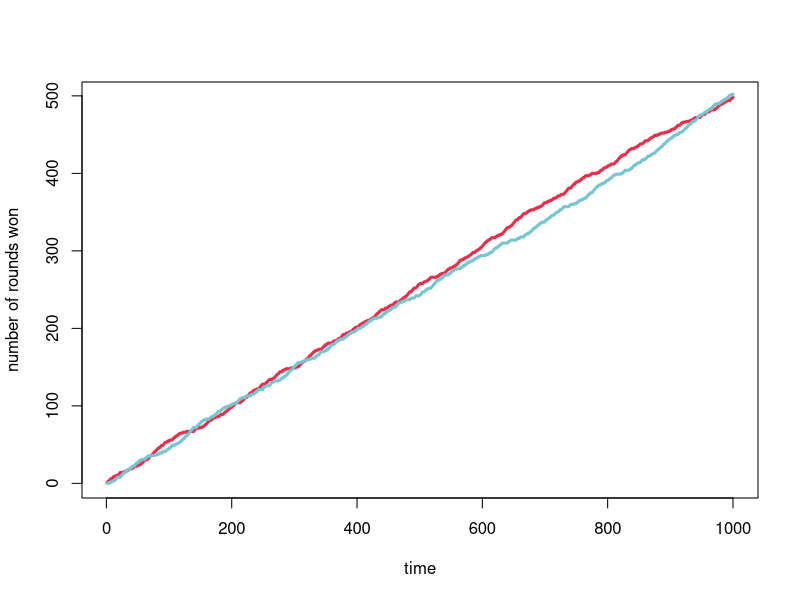
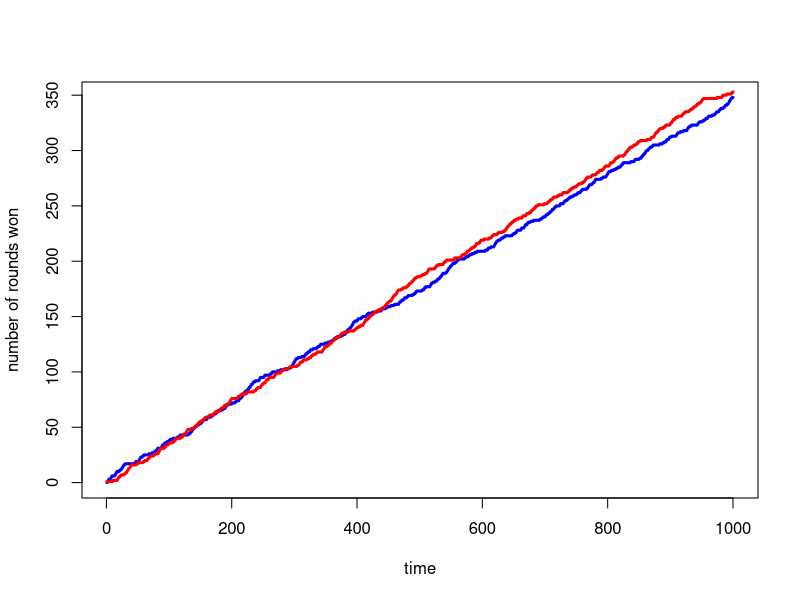

These charts were generated, in order, by the following R code:
## ---- chunk 1
knitr::opts_chunk$set(echo = TRUE)
## ---- chunk 2
#Function to reset the results
setup <- function() {
  return(data.frame(
  id = 1:2,
  strategy = NA,
  num_wins = 0
  ))
}

#Function to set each agent's Strategy
chooseStrategy <- function(ind){
  strats <- sample(x = 1:3, size = nrow(ind)) # 1:Paper, 2:Scissors, 3:Rock
  ind$strategy <- strats
  return(ind)
}

# Function to play strategy
playStrategy <- function(ind) {
  if (ind$strategy[1] == ind$strategy[2]) { # Do nothing if they have the same strategy
  } else{
  #in the case that one chose Rock and the other paper:
  if (any(ind$strategy == 3) && any(ind$strategy == 1)) {
  tmp <- ind[ind$strategy == 1, "id"]
  ind[tmp, "num_wins"] <- ind[tmp, "num_wins"] + 1
  } else{
  #for the two other cases, the better weapon wins:
  tmp <- which(ind[, "strategy"] == max(ind[, "strategy"]))
  ind[tmp, "num_wins"] <- ind[tmp, "num_wins"] + 1
  }
  }
  return(ind)
}

#Running the simulation
rounds <- 1000 # Set 1k rounds
indDF <- setup() # Initiate vector for results
dat <- matrix(NA, rounds, 2)
for (i in 1:rounds) {
  indDF <- chooseStrategy(indDF)
  indDF <- playStrategy(indDF)
  dat[i,] <- indDF$num_wins
  i <- i + 1
}

#Visualize results
plot(
  dat[, 1],
  type = 'l',
  col = '#EA2E49',
  lwd = 3,
  xlab = 'time',
  ylab = 'number of rounds won'
)
lines(dat[, 2], col = '#77C4D3', lwd = 3)

## ---- chunk 3
chooseStrategy2 <- function(ind){
strats <- sample(x=1:3, size=1) # 1:Paper, 2:Scissors, 3:Rock
ind$strategy[2] <- strats
return(ind)
}

rounds <- 1000
repetitions <- 100
dat <- matrix(NA, rounds, 2)
res2 <- c()
for(j in 1:repetitions){
indDF <- setup()
indDF[1,"strategy"] <- sample(1:3,1)
for(i in 1:rounds){
indDF <- chooseStrategy2(indDF)
indDF <- playStrategy(indDF)
dat[i,] <- indDF$num_wins
i <- i+1
}
res2 <- c(res2, which(indDF[,"num_wins"]==max(indDF[,"num_wins"])))
j <- j+1
}
 
plot(dat[,1], type='l', col='blue', lwd=3, xlab='time', ylab='number of rounds won')
lines(dat[,2], col='red', lwd=3)
 
# for comparison let's calculate the winning vector for both players switch strategies:
 
res1 <- c()
for(j in 1:repetitions){
indDF <- setup()
for(i in 1:rounds){
indDF <- chooseStrategy(indDF)
indDF <- playStrategy(indDF)
dat[i,] <- indDF$num_wins
i <- i+1
}
res1 <- c(res1, which(indDF[,"num_wins"]==max(indDF[,"num_wins"])))
j <- j+1
}
 
# and the winner is:
t.test(res1,res2)
 
##
## Welch Two Sample t-test
##
## data: res1 and res2
## t = 0.5579, df = 202, p-value = 0.5775
## alternative hypothesis: true difference in means is not equal to 0
## 95 percent confidence interval:
## -0.09938468 0.17781605
## sample estimates:
## mean of x mean of y
## 1.529412 1.490196


